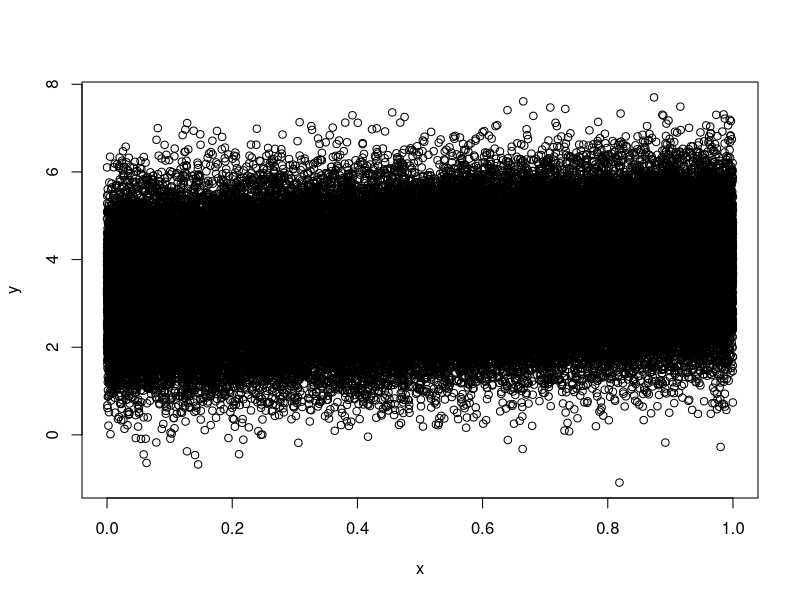
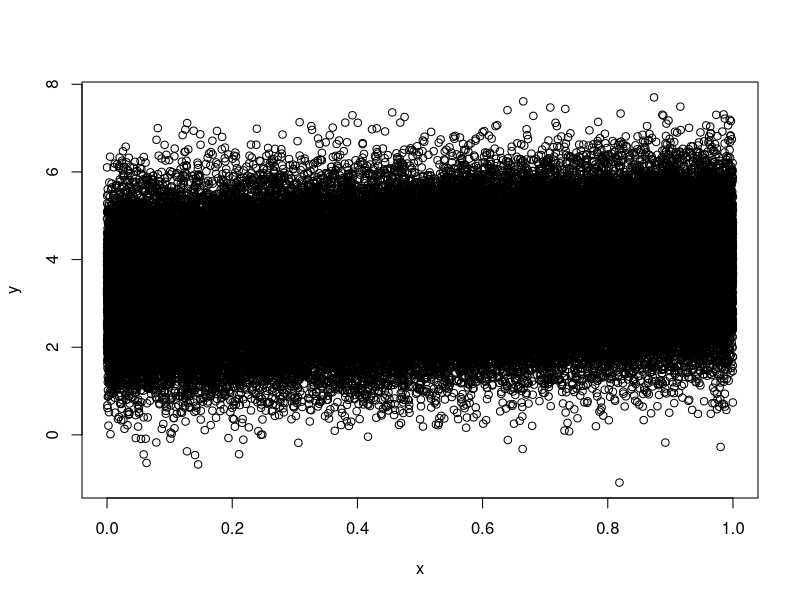
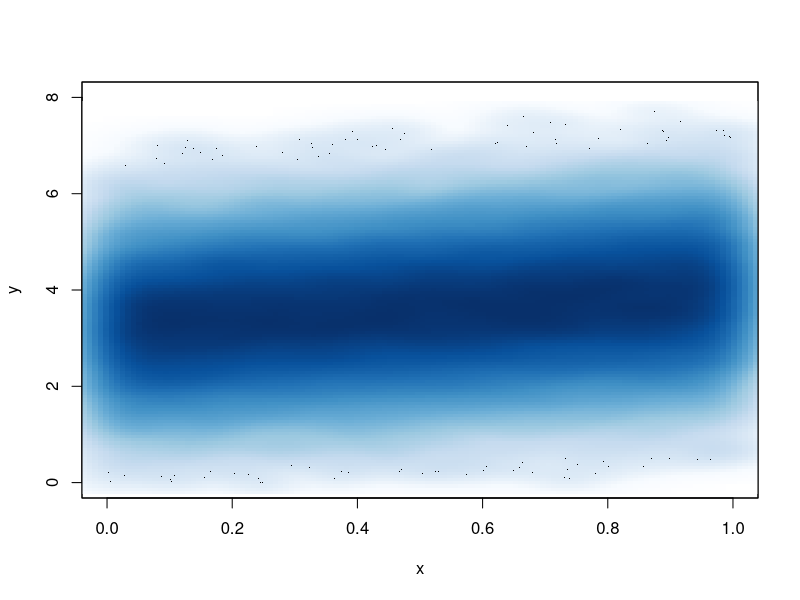

These figures' R source, in order:
## ---- chunk 1
n_nr_obs <- 10^5
n_inter <- 3.24
n_slope <- 0.7
x <- runif(n_nr_obs)
y <- n_inter + n_slope * x + rnorm(n_nr_obs)
tbl_plot_data <- tibble::tibble(x = x, y = y)
## ---- chunk 2
s_out_path_vec <- "Rvecplot.pdf"
pdf(s_out_path_vec)
plot(x, y)
dev.off()
n_vec_filesize <- file.info(s_out_path_vec)$size
## ---- chunk 3
s_out_path_png <- "Rpngplot.png"
png(s_out_path_png)
plot(x, y)
dev.off()
n_png_filesize <- file.info(s_out_path_png)$size
## ---- chunk 4
s_out_path_smooth <- "Rsmoothplot.pdf"
pdf(s_out_path_smooth)
#smoothScatter(y ~ x, colramp = colorRampPalette(c("white", blues9)), xlim = c(0,1), ylim = c(0, 8))
smoothScatter(y ~ x, xlim = c(0,1), ylim = c(0, 8))
dev.off()
n_smooth_filesize <- file.info(s_out_path_smooth)$size
## ---- chunk 5
tbl_file_size <- tibble::tibble(Filename = c(s_out_path_vec, s_out_path_png, s_out_path_smooth),
                                Method = c("pdf", "png", "smooth"),
                                `File Size (in KB)`= round(c(n_vec_filesize, n_png_filesize, n_smooth_filesize)/1024, digits = 2))
knitr::kable(tbl_file_size,
             booktabs = TRUE)
